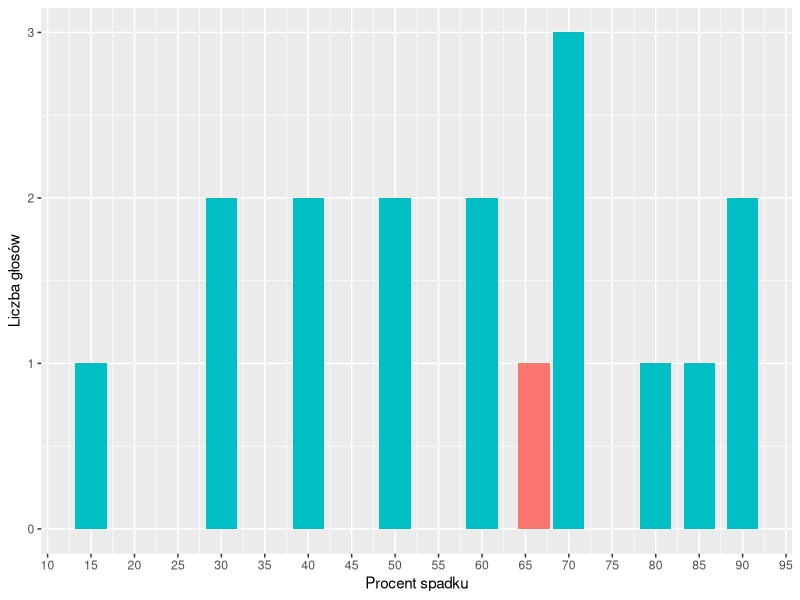
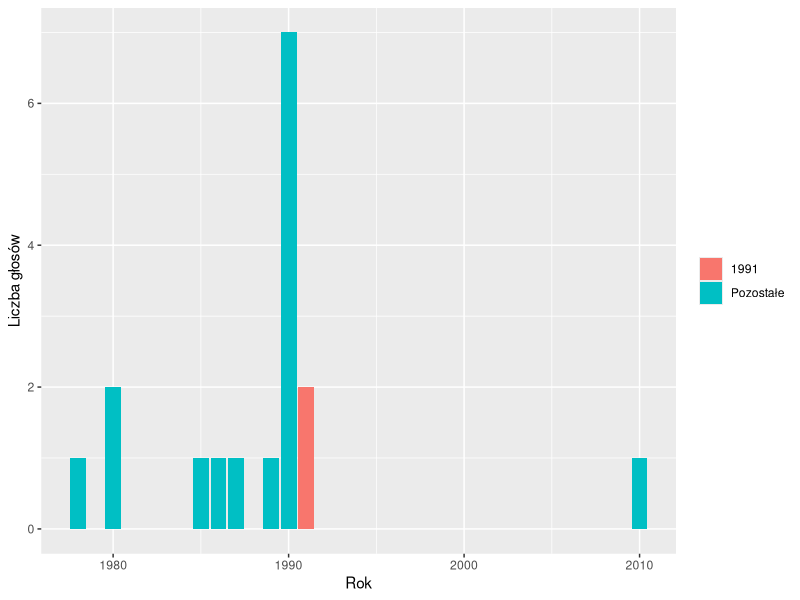
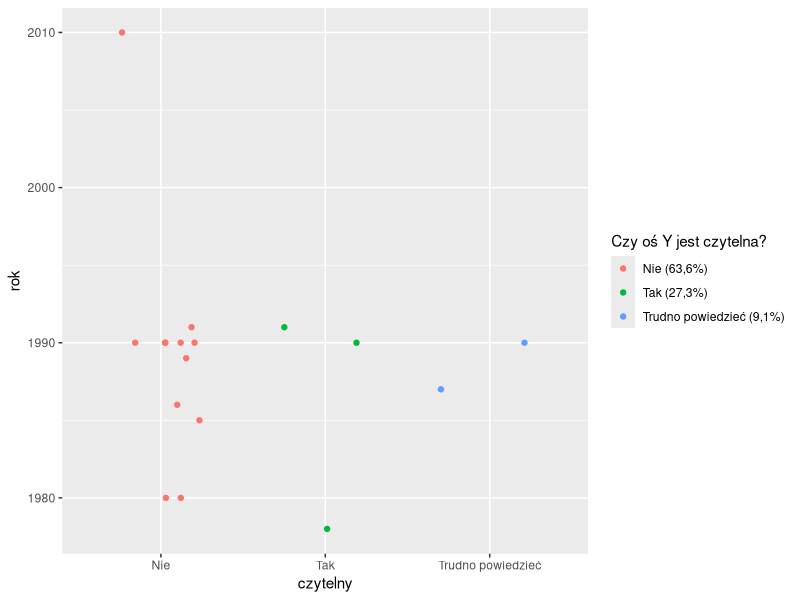

Here is the R script that generated these plots, in order:
## ---- chunk 1
knitr::opts_chunk$set(echo = TRUE)
options(stringsAsFactors = FALSE)
library(dplyr)
library(ggplot2)
## ---- chunk 2

dat <- read.csv("./dane.csv")
colnames(dat) <- c("time", "proc", "rok", "wykres", "czytelny")
czy_procent <- function(x){
        flag <- (substr(x, nchar(x), nchar(x)) == "%")
        return(flag)
}

## ---- chunk 3
#Odsiejmy procenty
v <- ifelse(czy_procent(dat$proc), substr(dat$proc, nchar(dat$proc)-2, nchar(dat$proc) - 1), dat$proc)

#usuniemy również odpowiedzi w stylu "nie wiem"
v <- as.numeric(v[nchar(v) <= 2])
kol2 <- rep("#00BFC4", 10)
kol2[6] <- "#F8766D"
ggplot(as.data.frame(v), aes(x = v)) + 
        geom_histogram(stat = "count", fill =kol2, bins = 20) + 
        scale_x_continuous(breaks = seq(0,100,5)) +
        xlab("Procent spadku") +
        ylab("Liczba głosów")
## ---- chunk 4
# odsiejmy niepewne wyniki 
v <- as.numeric(dat$rok[nchar(dat$rok) == 4])
ggplot(as.data.frame(v), aes(x = v, fill = ifelse(v == 1991, "1991", "Pozostałe"))) + geom_histogram(stat = "count") + theme(legend.title = element_blank()) + xlab("Rok") + ylab("Liczba głosów")
## ---- chunk 5
dat2 <- dat[nchar(dat$rok) == 4,]
dat2$rok <- v
ggplot(as.data.frame(dat2), aes(y = rok,x = czytelny, color = czytelny)) + geom_jitter(width = 0.3, height = 0) + scale_color_discrete(name = "Czy oś Y jest czytelna?", labels = c("Nie (63,6%)", "Tak (27,3%)", "Trudno powiedzieć (9,1%)"))
## ---- chunk 6
knitr::kable(dat$wykres)
